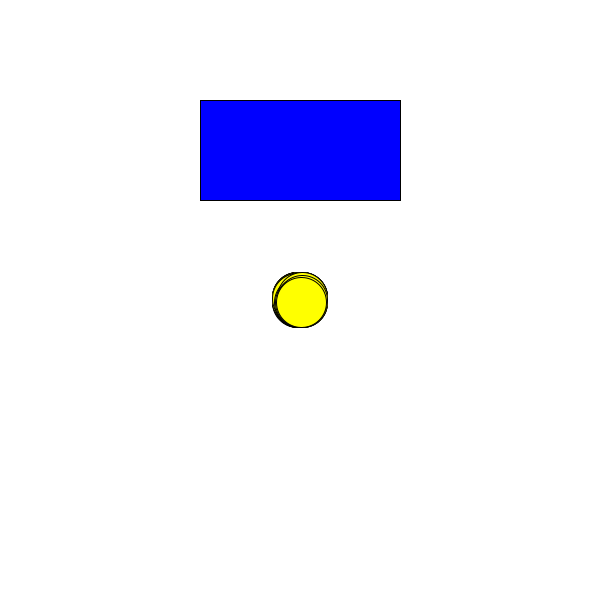
Frame 1 (no input)
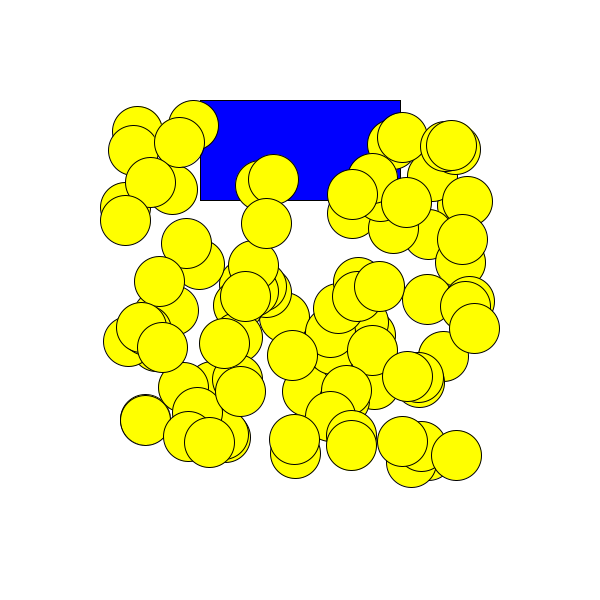
Frame 60 (the mouse pressed at the canvas centre just before this capture)
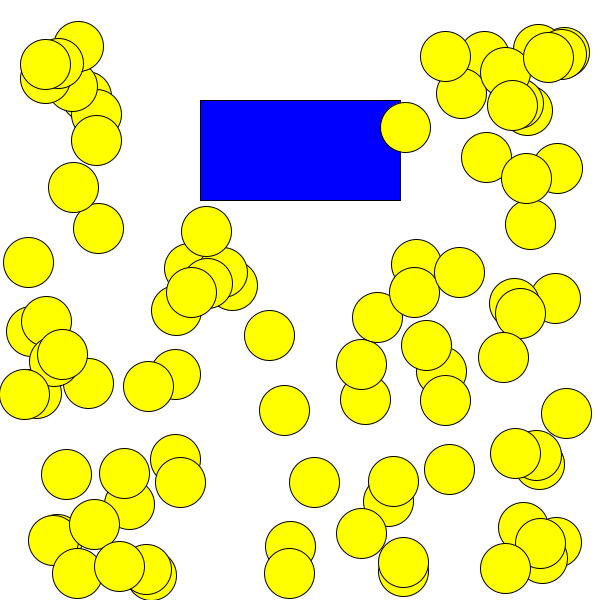
Frame 120 (the mouse held since frame 60 and released just before this capture)

The Processing sketch that drew these frames (run headless with seeded random() and noise(); from frame 60 on, the mouse is pressed at the canvas centre):

// Processing sketch: funcionMuchasEnZona
// ── funcionMuchasEnZona.pde
color relleno;
int cant = 100;
int tam = 50;
float [] x = new float[cant];
float [] y = new float[cant];
float [] dirx = new float[cant];
float [] diry = new float[cant];
boolean []seMueve = new boolean[cant];
void setup() {
  size(600, 600);
  relleno = color(0, 0, 255);
  for (int i=0; i<cant; i++) {
    x[i] = width/2;
    y[i] = height/2;
    dirx[i] = random(-3, 3);
    diry[i] = random(-3, 3);
    seMueve[i] = true;
  }
}
void draw() {
  background(255);
  fill(relleno);
  rect(200, 100, 200, 100);

  for (int i=0; i<cant; i++) {
    if (enZona(200, 100, 200, 100, x[i], y[i], tam)) {
      seMueve[i] = false;
    }

    if (x[i]>width-tam/2 || x[i]<tam/2) {
      dirx[i] = dirx[i]*-1;
    }
    if (y[i]>height-tam/2 || y[i]<tam/2) {
      diry[i] = diry[i]*-1;
    }
    if (seMueve[i]) { // determina si se mueven y si se dibujan
      x[i] += dirx[i];
      y[i] += diry[i];
      fill(255, 255, 0);
      ellipse(x[i], y[i], tam, tam);
    }
  }

  println(estoySobre(200, 100, 200, 100));
}

boolean enZona(int px, int py, int ancho, int alto, float bx, float by, int tam) {
  boolean entrando = bx>px+tam/2 && bx<px+ancho-tam/2 && by>py+tam/2 && by<py+alto-tam/2;
  return entrando;
}

boolean estoySobre(int px, int py, int ancho, int alto) {
  return mouseX>px && mouseX<px+ancho && mouseY>py && mouseY<py+alto;
}

void mousePressed() {
  if (estoySobre(200, 100, 200, 100)) {
    relleno = color(0, 0, 0);
  }
}
